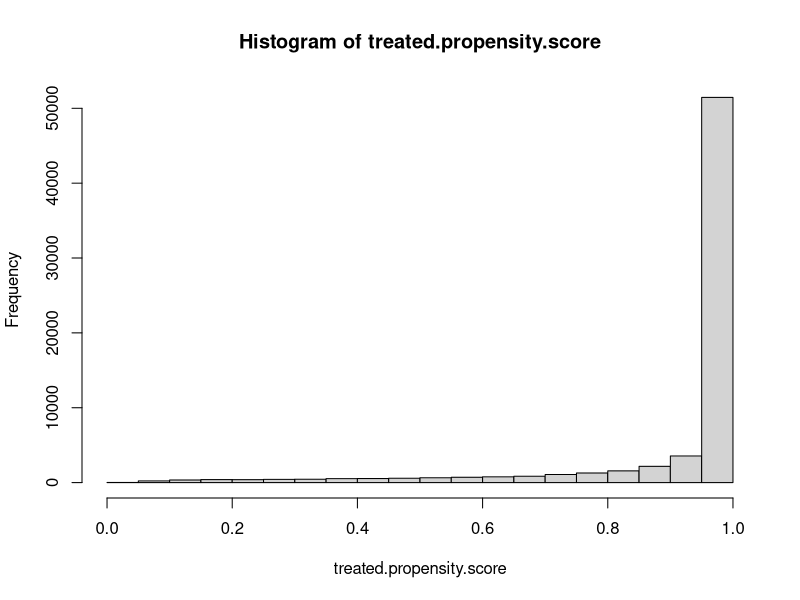
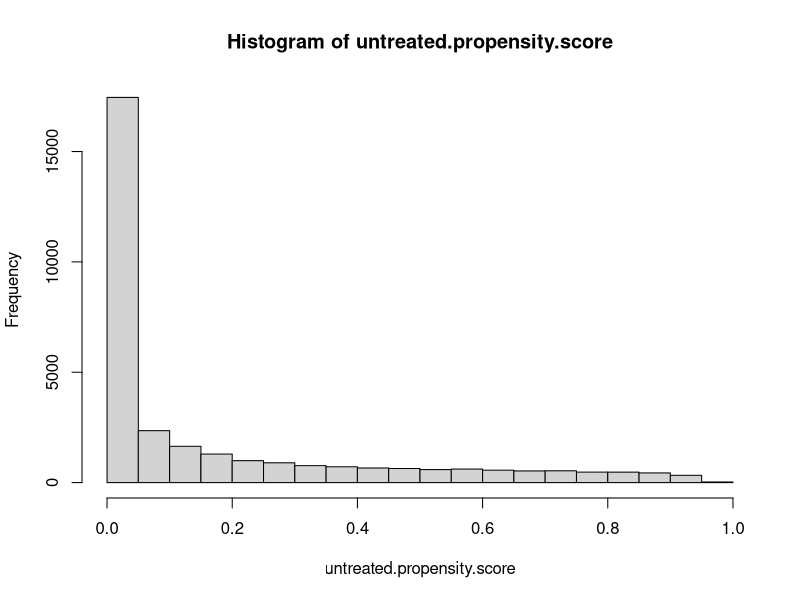
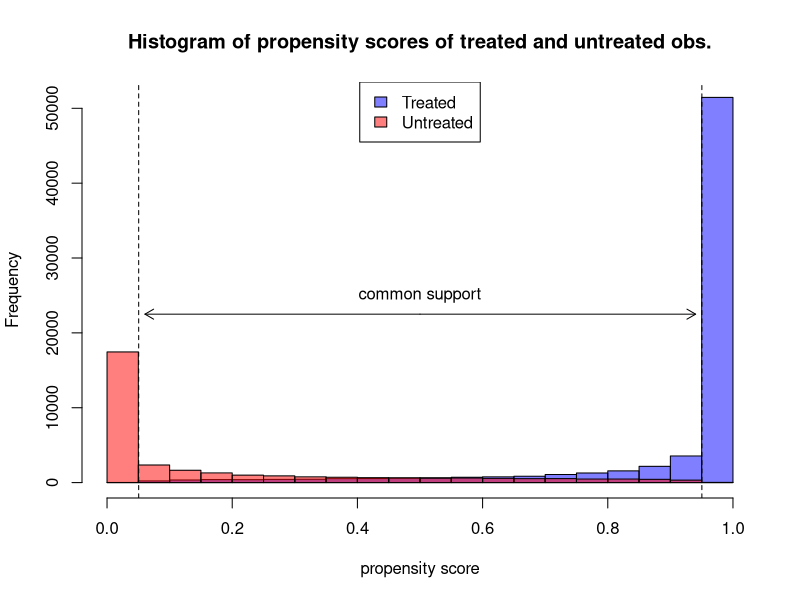
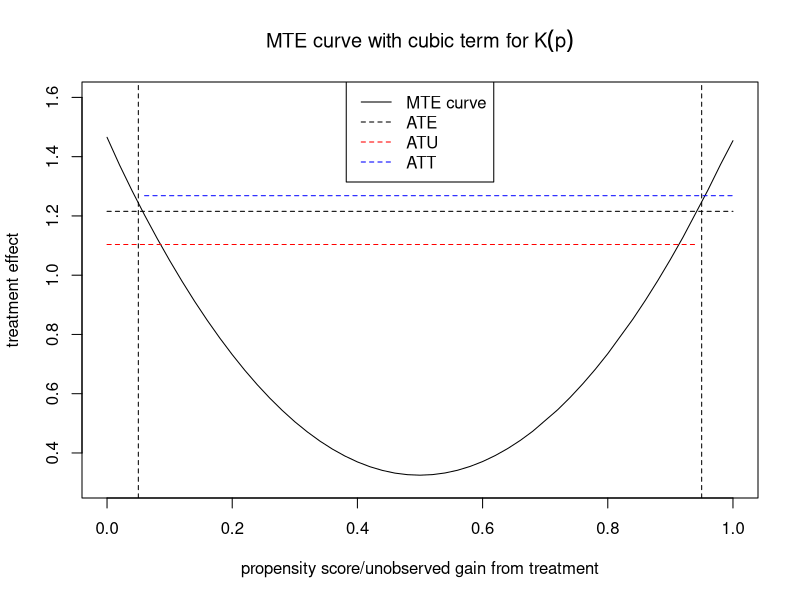

Here is the R script that generated these plots, in order: (Note: a time limit stopped this script after it produced the figures.)
#	Set seed for reproducability.
set.seed(54)


#	Parameters for question 2.
n <- 100000
pi.0 <- 0
pi.1 <- 0.25
pi.2 <- 1
beta.0 <- 1
beta.1 <- 1
theta <- 0.05


#	Question 2.1
X.i <- rnorm(n, 0, 1)
Z.star.i <- rnorm(n, 0, 1)
epsilon.i <- rnorm(n, 0, 0.5)
U.D <- runif(n)

U.0i <- 1.5 * (U.D - 0.5) - U.D^2 + epsilon.i
U.1i <- -0.5 * (U.D - 0.5) + U.D^2 + epsilon.i

v.i <- min(U.D) + (max(U.D) - min(U.D)) * U.D
D.star.i <- pi.0 + pi.1 * Z.star.i + pi.2 * X.i + v.i

Y.0i <- U.0i + beta.0 * X.i + theta * X.i^2
Y.1i <- U.1i + beta.1 * X.i + theta * X.i^2

D.i <- rep(0, n)
D.i[D.star.i >= 0] <- 1
Y.i <- D.i * Y.1i + (1 - D.i) * Y.0i

first.stage <- glm(D.i ~ Z.star.i + X.i, family = binomial(link = "probit"))
propensity.score <- first.stage$fitted

treated.propensity.score <- propensity.score[D.i == 1]
untreated.propensity.score <- propensity.score[D.i == 0]
histogram.treated <- hist(treated.propensity.score)
histogram.untreated <- hist(untreated.propensity.score)
plot(histogram.treated, col = rgb(0, 0, 1, 0.5), xlab = 'propensity score', 
	main = 'Histogram of propensity scores of treated and untreated obs.')
plot(histogram.untreated, add = TRUE, col = rgb(1, 0, 0, 0.5))
legend('top', legend = c('Treated', 'Untreated'), fill = c(rgb(0, 0, 1, 0.5), rgb(1, 0, 0, 0.5)))
abline(v = min(propensity.score[D.i == 1])+0.01, lty = 2)
abline(v = max(propensity.score[D.i == 0])-0.01, lty = 2)
text(x = 0.5, y = 25000, labels = 'common support')
arrows(x0 = 0.5, y0 = 22500, x1 = min(propensity.score[D.i == 1])+0.01+0.01, y1 = 22500, length = 0.1)
arrows(x0 = 0.5, y0 = 22500, x1 = max(propensity.score[D.i == 0])-0.01-0.01, y1 = 22500, length = 0.1)


#	Question 2.2
runs <- 100
mte.curves <- matrix(nrow = length(seq(0, 1, 0.02)), ncol = 0)
omega.0.matrix <- matrix(nrow = length(seq(0, 1, 0.02)), ncol = 0)
omega.1.matrix <- matrix(nrow = length(seq(0, 1, 0.02)), ncol = 0)
ATE <- c()
ATU <- c()
ATT <- c()
for (i in 1:runs) {
	X.i <- rnorm(n, 0, 1)
	Z.star.i <- rnorm(n, 0, 1)
	epsilon.i <- rnorm(n, 0, 0.5)
	U.D <- runif(n)
	
	U.0i <- 1.5 * (U.D - 0.5) - U.D^2 + epsilon.i
	U.1i <- -0.5 * (U.D - 0.5) + U.D^2 + epsilon.i
	
	v.i <- min(U.D) + (max(U.D) - min(U.D)) * U.D
	D.star.i <- pi.0 + pi.1 * Z.star.i + pi.2 * X.i + v.i
	
	Y.0i <- U.0i + beta.0 * X.i + theta * X.i^2
	Y.1i <- U.1i + beta.1 * X.i + theta * X.i^2
	
	D.i <- rep(0, n)
	D.i[D.star.i >= 0] <- 1
	Y.i <- D.i * Y.1i + (1 - D.i) * Y.0i
	
	first.stage <- glm(D.i ~ Z.star.i + X.i, family = binomial(link = "probit"))
	propensity.score <- first.stage$fitted
	
	mte.reg <- lm(Y.i ~ X.i + I(X.i^2) + propensity.score * X.i + propensity.score * I(X.i^2) + propensity.score + I(propensity.score^2) + I(propensity.score^3))
	gamma.hat.0 <-  mte.reg$coefficients['X.i']
	gamma.hat.1 <-  mte.reg$coefficients['I(X.i^2)']
	beta.hat.1 <- mte.reg$coefficients['X.i:propensity.score']
	beta.hat.2 <- mte.reg$coefficients['I(X.i^2):propensity.score']
	pi.hat.1 <- mte.reg$coefficients['propensity.score']
	pi.hat.2 <- mte.reg$coefficients['I(propensity.score^2)']
	pi.hat.3 <- mte.reg$coefficients['I(propensity.score^3)']
	mte.derivative <- beta.hat.1 * X.i + beta.hat.2 * X.i^2 + pi.hat.1 + 2 * pi.hat.2 * propensity.score + 3 * pi.hat.3 * propensity.score^2
	
	ATE <- append(ATE, mean(mte.derivative))
	ATU <- append(ATU, mean(mte.derivative[D.i == 0]))
	ATT <- append(ATT, mean(mte.derivative[D.i == 1]))

	mte.curve <- c()
	omega.0 <- c()
	omega.1 <- c()
	propensity.score <- round(propensity.score, 2)
	for (j in seq(0, 1, 0.02)){
		mte.curve <- append(mte.curve, mean(mte.derivative[propensity.score == j]))
		omega.0 <- append(omega.0, length(D.i[D.i == 0 & propensity.score > j - 0.02 & propensity.score <= j]) / length(D.i[propensity.score > j - 0.02 & propensity.score <= j]))
		omega.1 <- append(omega.1, length(D.i[D.i == 1 & propensity.score > j - 0.02 & propensity.score <= j]) / length(D.i[propensity.score > j - 0.02 & propensity.score <= j]))
	}
	mte.curves <- cbind(mte.curves, matrix(mte.curve))
	omega.0.matrix <- cbind(omega.0.matrix, matrix(omega.0))
	omega.1.matrix <- cbind(omega.1.matrix, matrix(omega.1))
}

mte.curve.avg <- c()
omega.0.avg <- c()
omega.1.avg <- c()
for (k in 1:length(seq(0, 1, 0.02))) {
	mte.curve.avg <- append(mte.curve.avg, mean(mte.curves[k,]))
	omega.0.avg <- append(omega.0.avg, mean(omega.0.matrix[k,]))
	omega.1.avg <- append(omega.1.avg, mean(omega.1.matrix[k,]))
}
plot(seq(0, 1, 0.02)[!is.na(mte.curve.avg)], mte.curve.avg[!is.na(mte.curve.avg)], type = 'l',
	main = bquote('MTE curve with cubic term for'~K(p)), xlab = 'propensity score/unobserved gain from treatment',
	ylab = 'treatment effect', ylim = c(0.3, 1.6))
segments(y0 = mean(ATE), y1 = mean(ATE), x0 = 0, x1 = 1, col = 'black', lty = 2)
segments(y0 = mean(ATU), y1 = mean(ATU), x0 = 0 , x1 = max(propensity.score[D.i == 0])-0.01-0.01, col = 'red', lty = 2)
segments(y0 = mean(ATT), y1 = mean(ATT), x0 = min(propensity.score[D.i == 1])+0.01+0.01, x1 = 1, col = 'blue', lty = 2)
legend('top', legend = c('MTE curve', 'ATE', 'ATU', 'ATT'), lty = c(1, 2, 2, 2), col = c('black', 'black', 'red', 'blue'))
abline(v = min(propensity.score[D.i == 1])+0.01, lty = 2)
abline(v = max(propensity.score[D.i == 0])-0.01, lty = 2)


#	Question 2.3
runs <- 100
mte.curves <- matrix(nrow = length(seq(0, 1, 0.02)), ncol = 0)
omega.0.matrix <- matrix(nrow = length(seq(0, 1, 0.02)), ncol = 0)
omega.1.matrix <- matrix(nrow = length(seq(0, 1, 0.02)), ncol = 0)
ATE <- c()
ATU <- c()
ATT <- c()
for (i in 1:runs) {
	X.i <- rnorm(n, 0, 1)
	Z.star.i <- rnorm(n, 0, 1)
	epsilon.i <- rnorm(n, 0, 0.5)
	U.D <- runif(n)
	
	U.0i <- 1.5 * (U.D - 0.5) - U.D^2 + epsilon.i
	U.1i <- -0.5 * (U.D - 0.5) + U.D^2 + epsilon.i
	
	v.i <- min(U.D) + (max(U.D) - min(U.D)) * U.D
	D.star.i <- pi.0 + pi.1 * Z.star.i + pi.2 * X.i + v.i
	
	Y.0i <- U.0i + beta.0 * X.i + theta * X.i^2
	Y.1i <- U.1i + beta.1 * X.i + theta * X.i^2
	
	D.i <- rep(0, n)
	D.i[D.star.i >= 0] <- 1
	Y.i <- D.i * Y.1i + (1 - D.i) * Y.0i
	
	first.stage <- glm(D.i ~ Z.star.i + X.i, family = binomial(link = "probit"))
	propensity.score <- first.stage$fitted
	
	mte.reg <- lm(Y.i ~ X.i + I(X.i^2) + propensity.score * X.i + propensity.score * I(X.i^2) + propensity.score + I(propensity.score^2))
	gamma.hat.0 <-  mte.reg$coefficients['X.i']
	gamma.hat.1 <-  mte.reg$coefficients['I(X.i^2)']
	beta.hat.1 <- mte.reg$coefficients['X.i:propensity.score']
	beta.hat.2 <- mte.reg$coefficients['I(X.i^2):propensity.score']
	pi.hat.1 <- mte.reg$coefficients['propensity.score']
	pi.hat.2 <- mte.reg$coefficients['I(propensity.score^2)']
	mte.derivative <- beta.hat.1 * X.i + beta.hat.2 * X.i^2 + pi.hat.1 + 2 * pi.hat.2 * propensity.score
	
	ATE <- append(ATE, mean(mte.derivative))
	ATU <- append(ATU, mean(mte.derivative[D.i == 0]))
	ATT <- append(ATT, mean(mte.derivative[D.i == 1]))

	mte.curve <- c()
	omega.0 <- c()
	omega.1 <- c()
	propensity.score <- round(propensity.score, 2)
	for (j in seq(0, 1, 0.02)){
		mte.curve <- append(mte.curve, mean(mte.derivative[propensity.score == j]))
		omega.0 <- append(omega.0, length(D.i[D.i == 0 & propensity.score > j - 0.02 & propensity.score <= j]) / length(D.i[propensity.score > j - 0.02 & propensity.score <= j]))
		omega.1 <- append(omega.1, length(D.i[D.i == 1 & propensity.score > j - 0.02 & propensity.score <= j]) / length(D.i[propensity.score > j - 0.02 & propensity.score <= j]))
	}
	mte.curves <- cbind(mte.curves, matrix(mte.curve))
	omega.0.matrix <- cbind(omega.0.matrix, matrix(omega.0))
	omega.1.matrix <- cbind(omega.1.matrix, matrix(omega.1))
}

mte.curve.avg <- c()
omega.0.avg <- c()
omega.1.avg <- c()
for (k in 1:length(seq(0, 1, 0.02))) {
	mte.curve.avg <- append(mte.curve.avg, mean(mte.curves[k,]))
	omega.0.avg <- append(omega.0.avg, mean(omega.0.matrix[k,]))
	omega.1.avg <- append(omega.1.avg, mean(omega.1.matrix[k,]))
}
plot(seq(0, 1, 0.02)[!is.na(mte.curve.avg)], mte.curve.avg[!is.na(mte.curve.avg)], type = 'l',
	main = bquote('MTE curve with squared term for'~K(p)), xlab = 'propensity score/unobserved gain from treatment',
	ylab = 'treatment effect')
segments(y0 = mean(ATE), y1 = mean(ATE), x0 = 0, x1 = 1, col = 'black', lty = 2)
segments(y0 = mean(ATU), y1 = mean(ATU), x0 = 0 , x1 = max(propensity.score[D.i == 0])-0.01-0.01, col = 'red', lty = 2)
segments(y0 = mean(ATT), y1 = mean(ATT), x0 = min(propensity.score[D.i == 1])+0.01+0.01, x1 = 1, col = 'blue', lty = 2)
legend('top', legend = c('MTE curve', 'ATE', 'ATU', 'ATT'), lty = c(1, 2, 2, 2), col = c('black', 'black', 'red', 'blue'))
abline(v = min(propensity.score[D.i == 1])+0.01, lty = 2)
abline(v = max(propensity.score[D.i == 0])-0.01, lty = 2)


#	Question 2.4
runs <- 100
mte.curves <- matrix(nrow = length(seq(0, 1, 0.02)), ncol = 0)
omega.0.matrix <- matrix(nrow = length(seq(0, 1, 0.02)), ncol = 0)
omega.1.matrix <- matrix(nrow = length(seq(0, 1, 0.02)), ncol = 0)
ATE <- c()
ATU <- c()
ATT <- c()
for (i in 1:runs) {
	X.i <- rnorm(n, 0, 1)
	Z.star.i <- rnorm(n, 0, 1)
	epsilon.i <- rnorm(n, 0, 0.5)
	U.D <- runif(n)
	
	U.0i <- 1.5 * (U.D - 0.5) - U.D^2 + epsilon.i
	U.1i <- -0.5 * (U.D - 0.5) + U.D^2 + epsilon.i
	
	v.i <- min(U.D) + (max(U.D) - min(U.D)) * U.D
	D.star.i <- pi.0 + pi.1 * Z.star.i + pi.2 * X.i + v.i
	
	Y.0i <- U.0i + beta.0 * X.i + theta * X.i^2
	Y.1i <- U.1i + beta.1 * X.i + theta * X.i^2
	
	D.i <- rep(0, n)
	D.i[D.star.i >= 0] <- 1
	Y.i <- D.i * Y.1i + (1 - D.i) * Y.0i
	
	first.stage <- glm(D.i ~ Z.star.i + X.i, family = binomial(link = "probit"))
	propensity.score <- first.stage$fitted
	
	mte.reg <- lm(Y.i ~ X.i + propensity.score * X.i + propensity.score + I(propensity.score^2) + I(propensity.score^3))
	gamma.hat.0 <-  mte.reg$coefficients['X.i']
	beta.hat.1 <- mte.reg$coefficients['X.i:propensity.score']
	pi.hat.1 <- mte.reg$coefficients['propensity.score']
	pi.hat.2 <- mte.reg$coefficients['I(propensity.score^2)']
	pi.hat.3 <- mte.reg$coefficients['I(propensity.score^3)']
	mte.derivative <- beta.hat.1 * X.i + pi.hat.1 + 2 * pi.hat.2 * propensity.score + 3 * pi.hat.3 * propensity.score^2
	
	ATE <- append(ATE, mean(mte.derivative))
	ATU <- append(ATU, mean(mte.derivative[D.i == 0]))
	ATT <- append(ATT, mean(mte.derivative[D.i == 1]))

	mte.curve <- c()
	omega.0 <- c()
	omega.1 <- c()
	propensity.score <- round(propensity.score, 2)
	for (j in seq(0, 1, 0.02)){
		mte.curve <- append(mte.curve, mean(mte.derivative[propensity.score == j]))
		omega.0 <- append(omega.0, length(D.i[D.i == 0 & propensity.score > j - 0.02 & propensity.score <= j]) / length(D.i[propensity.score > j - 0.02 & propensity.score <= j]))
		omega.1 <- append(omega.1, length(D.i[D.i == 1 & propensity.score > j - 0.02 & propensity.score <= j]) / length(D.i[propensity.score > j - 0.02 & propensity.score <= j]))
	}
	mte.curves <- cbind(mte.curves, matrix(mte.curve))
	omega.0.matrix <- cbind(omega.0.matrix, matrix(omega.0))
	omega.1.matrix <- cbind(omega.1.matrix, matrix(omega.1))
}

mte.curve.avg <- c()
omega.0.avg <- c()
omega.1.avg <- c()
for (k in 1:length(seq(0, 1, 0.02))) {
	mte.curve.avg <- append(mte.curve.avg, mean(mte.curves[k,]))
	omega.0.avg <- append(omega.0.avg, mean(omega.0.matrix[k,]))
	omega.1.avg <- append(omega.1.avg, mean(omega.1.matrix[k,]))
}
plot(seq(0, 1, 0.02)[!is.na(mte.curve.avg)], mte.curve.avg[!is.na(mte.curve.avg)], type = 'l',
	main = bquote('MTE curve without terms for'~X[i]^2), xlab = 'propensity score/unobserved gain from treatment',
	ylab = 'treatment effect')
segments(y0 = mean(ATE), y1 = mean(ATE), x0 = 0, x1 = 1, col = 'black', lty = 2)
segments(y0 = mean(ATU), y1 = mean(ATU), x0 = 0 , x1 = max(propensity.score[D.i == 0])-0.01-0.01, col = 'red', lty = 2)
segments(y0 = mean(ATT), y1 = mean(ATT), x0 = min(propensity.score[D.i == 1])+0.01+0.01, x1 = 1, col = 'blue', lty = 2)
legend('top', legend = c('MTE curve', 'ATE', 'ATU', 'ATT'), lty = c(1, 2, 2, 2), col = c('black', 'black', 'red', 'blue'))
abline(v = min(propensity.score[D.i == 1])+0.01, lty = 2)
abline(v = max(propensity.score[D.i == 0])-0.01, lty = 2)


#	weights plot.
plot(seq(0, 1, 0.02),  omega.0.avg / mean(omega.0.avg), pch = 19, col = 'lightblue',
	main = 'Weights', ylab = '', xlab = 'propensity score/unobserved gain from treatment')
points(seq(0, 1, 0.02),  omega.1.avg / mean(omega.1.avg), pch = 19, col = 'orange')
points(seq(0, 1, 0.02), rep(1, times = 51), pch = 19, col = 'darkgreen')
legend('top', legend = c('ATE', 'ATT', 'ATU'), col = c('darkgreen', 'orange', 'lightblue'), pch = 19)
